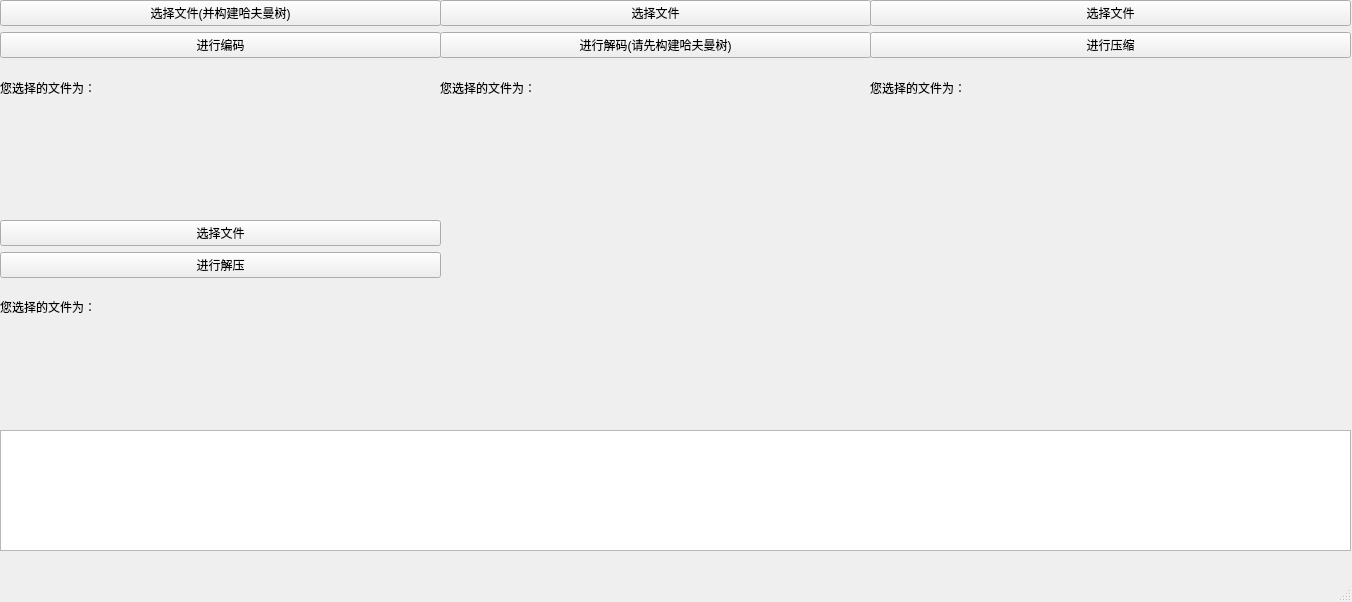
<?xml version="1.0" encoding="UTF-8"?>
<ui version="4.0">
 <class>MainWindow</class>
 <widget class="QMainWindow" name="MainWindow">
  <property name="geometry">
   <rect>
    <x>0</x>
    <y>0</y>
    <width>1352</width>
    <height>602</height>
   </rect>
  </property>
  <property name="windowTitle">
   <string>MainWindow</string>
  </property>
  <widget class="QWidget" name="centralwidget">
   <widget class="QWidget" name="verticalLayoutWidget">
    <property name="geometry">
     <rect>
      <x>0</x>
      <y>0</y>
      <width>441</width>
      <height>221</height>
     </rect>
    </property>
    <layout class="QVBoxLayout" name="verticalLayout">
     <item>
      <widget class="QPushButton" name="pushButton">
       <property name="text">
        <string>选择文件(并构建哈夫曼树)</string>
       </property>
      </widget>
     </item>
     <item>
      <widget class="QPushButton" name="pushButton_2">
       <property name="text">
        <string>进行编码</string>
       </property>
      </widget>
     </item>
     <item>
      <widget class="QLabel" name="label_8">
       <property name="text">
        <string>您选择的文件为：</string>
       </property>
      </widget>
     </item>
     <item>
      <widget class="QLabel" name="label">
       <property name="styleSheet">
        <string notr="true">font: 75 15pt &quot;Ubuntu Condensed&quot;;</string>
       </property>
       <property name="text">
        <string/>
       </property>
      </widget>
     </item>
     <item>
      <widget class="QLabel" name="label_10">
       <property name="text">
        <string/>
       </property>
      </widget>
     </item>
    </layout>
   </widget>
   <widget class="QWidget" name="verticalLayoutWidget_2">
    <property name="geometry">
     <rect>
      <x>440</x>
      <y>0</y>
      <width>431</width>
      <height>221</height>
     </rect>
    </property>
    <layout class="QVBoxLayout" name="verticalLayout_2">
     <item>
      <widget class="QPushButton" name="pushButton_5">
       <property name="text">
        <string>选择文件</string>
       </property>
      </widget>
     </item>
     <item>
      <widget class="QPushButton" name="pushButton_3">
       <property name="text">
        <string>进行解码(请先构建哈夫曼树)</string>
       </property>
      </widget>
     </item>
     <item>
      <widget class="QLabel" name="label_6">
       <property name="text">
        <string>您选择的文件为：</string>
       </property>
      </widget>
     </item>
     <item>
      <widget class="QLabel" name="label_2">
       <property name="styleSheet">
        <string notr="true">font: 75 15pt &quot;Ubuntu Condensed&quot;;</string>
       </property>
       <property name="text">
        <string/>
       </property>
      </widget>
     </item>
     <item>
      <widget class="QLabel" name="label_14">
       <property name="text">
        <string/>
       </property>
      </widget>
     </item>
    </layout>
   </widget>
   <widget class="QWidget" name="verticalLayoutWidget_3">
    <property name="geometry">
     <rect>
      <x>870</x>
      <y>0</y>
      <width>481</width>
      <height>221</height>
     </rect>
    </property>
    <layout class="QVBoxLayout" name="verticalLayout_3">
     <item>
      <widget class="QPushButton" name="pushButton_6">
       <property name="text">
        <string>选择文件</string>
       </property>
      </widget>
     </item>
     <item>
      <widget class="QPushButton" name="pushButton_4">
       <property name="text">
        <string>进行压缩</string>
       </property>
      </widget>
     </item>
     <item>
      <widget class="QLabel" name="label_7">
       <property name="text">
        <string>您选择的文件为：</string>
       </property>
      </widget>
     </item>
     <item>
      <widget class="QLabel" name="label_3">
       <property name="styleSheet">
        <string notr="true">font: 75 15pt &quot;Ubuntu Condensed&quot;;</string>
       </property>
       <property name="text">
        <string/>
       </property>
      </widget>
     </item>
     <item>
      <widget class="QLabel" name="label_13">
       <property name="text">
        <string/>
       </property>
      </widget>
     </item>
    </layout>
   </widget>
   <widget class="QWidget" name="verticalLayoutWidget_4">
    <property name="geometry">
     <rect>
      <x>0</x>
      <y>220</y>
      <width>441</width>
      <height>211</height>
     </rect>
    </property>
    <layout class="QVBoxLayout" name="verticalLayout_4">
     <item>
      <widget class="QPushButton" name="pushButton_7">
       <property name="text">
        <string>选择文件</string>
       </property>
      </widget>
     </item>
     <item>
      <widget class="QPushButton" name="pushButton_8">
       <property name="text">
        <string>进行解压</string>
       </property>
      </widget>
     </item>
     <item>
      <widget class="QLabel" name="label_9">
       <property name="text">
        <string>您选择的文件为：</string>
       </property>
      </widget>
     </item>
     <item>
      <widget class="QLabel" name="label_4">
       <property name="styleSheet">
        <string notr="true">font: 75 15pt &quot;Ubuntu Condensed&quot;;</string>
       </property>
       <property name="text">
        <string/>
       </property>
      </widget>
     </item>
     <item>
      <widget class="QLabel" name="label_12">
       <property name="text">
        <string/>
       </property>
      </widget>
     </item>
    </layout>
   </widget>
   <widget class="QLabel" name="label_5">
    <property name="geometry">
     <rect>
      <x>440</x>
      <y>220</y>
      <width>901</width>
      <height>211</height>
     </rect>
    </property>
    <property name="styleSheet">
     <string notr="true">font: 75 italic 30pt &quot;URW Chancery L&quot;;</string>
    </property>
    <property name="text">
     <string/>
    </property>
   </widget>
   <widget class="QTextEdit" name="textEdit">
    <property name="geometry">
     <rect>
      <x>0</x>
      <y>430</y>
      <width>1351</width>
      <height>121</height>
     </rect>
    </property>
   </widget>
  </widget>
  <widget class="QMenuBar" name="menubar">
   <property name="geometry">
    <rect>
     <x>0</x>
     <y>0</y>
     <width>1352</width>
     <height>28</height>
    </rect>
   </property>
  </widget>
  <widget class="QStatusBar" name="statusbar"/>
 </widget>
 <resources/>
 <connections/>
</ui>
